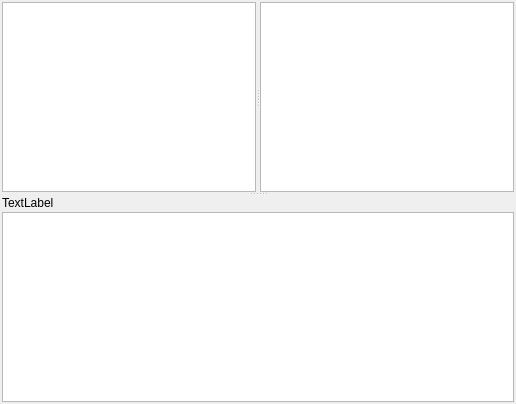
        <widget class="QWidget" name="tabQuery">
         <attribute name="icon">
          <iconset resource="../res/icons.qrc">
           <normaloff>:/icons/artsbuilderexecute.png</normaloff>:/icons/artsbuilderexecute.png</iconset>
         </attribute>
         <attribute name="title">
          <string>Query</string>
         </attribute>
         <layout class="QVBoxLayout" name="verticalLayout_13">
          <property name="spacing">
           <number>2</number>
          </property>
          <property name="sizeConstraint">
           <enum>QLayout::SetNoConstraint</enum>
          </property>
          <property name="leftMargin">
           <number>2</number>
          </property>
          <property name="topMargin">
           <number>2</number>
          </property>
          <property name="rightMargin">
           <number>2</number>
          </property>
          <property name="bottomMargin">
           <number>2</number>
          </property>
          <item>
           <widget class="QSplitter" name="splitterQueryResults">
            <property name="orientation">
             <enum>Qt::Vertical</enum>
            </property>
            <widget class="QSplitter" name="splitterQueryHelper">
             <property name="orientation">
              <enum>Qt::Horizontal</enum>
             </property>
             <widget class="QPlainTextEdit" name="textEdit_3">
              <property name="font">
               <font>
                <family>DejaVu Sans Mono</family>
               </font>
              </property>
             </widget>
             <widget class="QTreeView" name="treeView"/>
            </widget>
            <widget class="QWidget" name="layoutWidget">
             <layout class="QVBoxLayout" name="verticalLayout_2">
              <property name="spacing">
               <number>2</number>
              </property>
              <item>
               <widget class="QLabel" name="label_6">
                <property name="text">
                 <string>TextLabel</string>
                </property>
               </widget>
              </item>
              <item>
               <widget class="QTableView" name="tableView_9"/>
              </item>
             </layout>
            </widget>
           </widget>
          </item>
         </layout>
        </widget>
